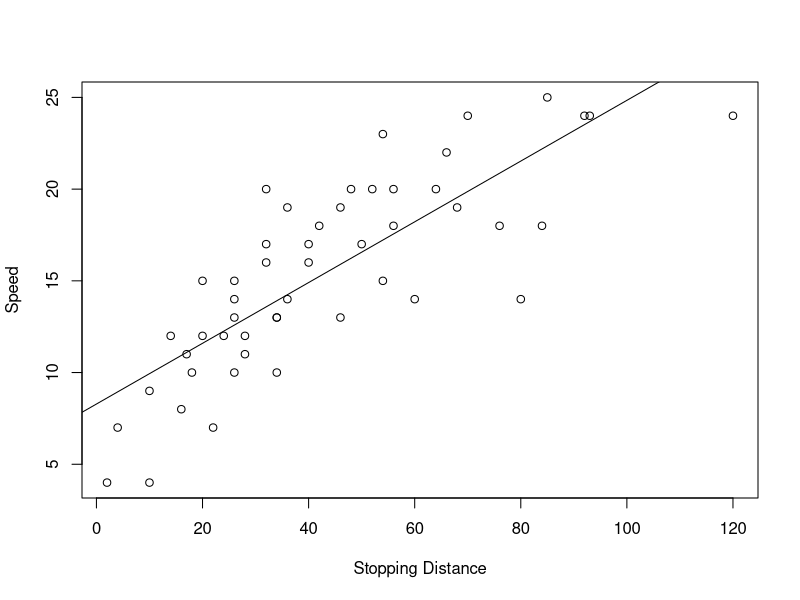
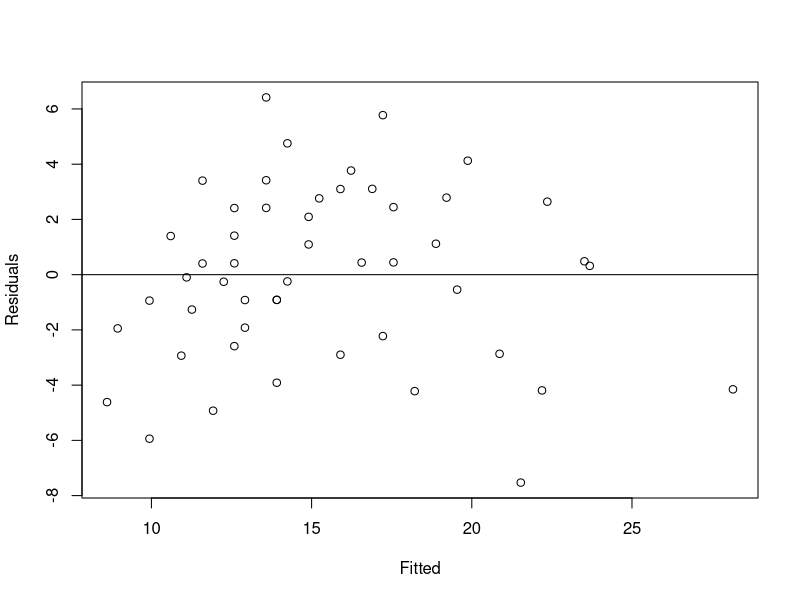
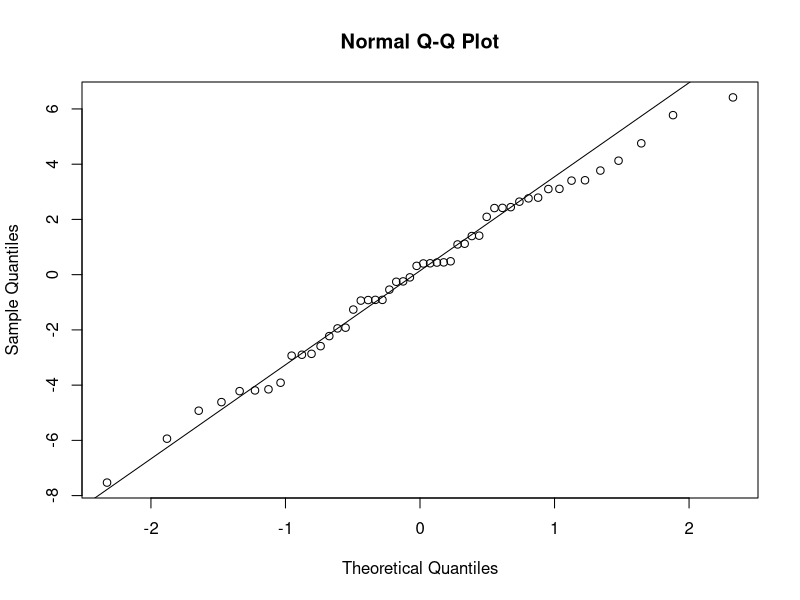
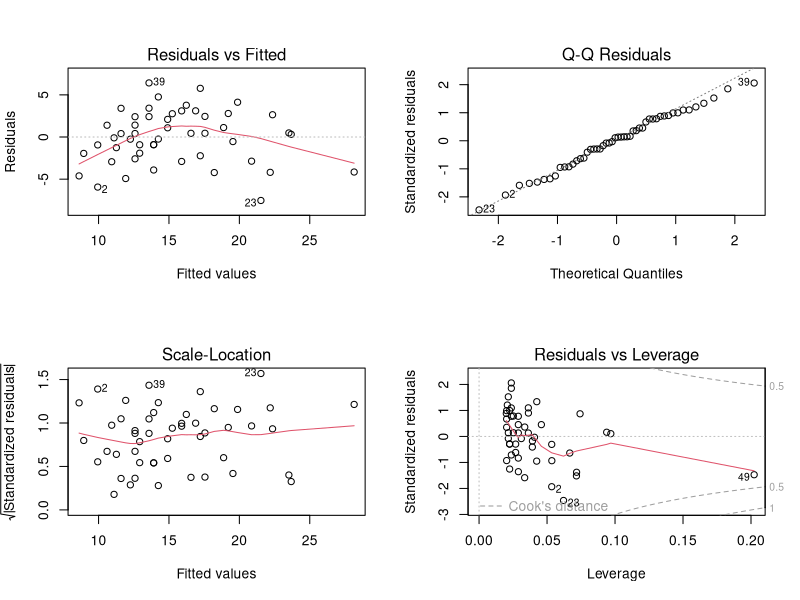

The R script that drew these images, in order:
## ---- chunk 1
knitr::opts_chunk$set(echo = TRUE, warning = FALSE, message = FALSE,
                      tidy.opts = list(width.cutoff = 80), tidy = TRUE)
## ---- chunk 2
head(cars)
## ---- chunk 3
summary(cars)
## ---- chunk 4
lm_mod <- lm(speed ~ dist, data = cars)
## ---- chunk 5
plot(cars$dist, cars$speed, xlab = "Stopping Distance", ylab = "Speed")
abline(lm_mod)
## ---- chunk 6
summary(lm_mod)
## ---- chunk 7
plot(lm_mod$fitted.values, lm_mod$residuals, xlab = "Fitted", ylab = "Residuals")
abline(h =0)
## ---- chunk 8
qqnorm(lm_mod$residuals)
qqline(lm_mod$residuals)
## ---- chunk 9
par(mfrow = c(2,2))
plot(lm_mod)

